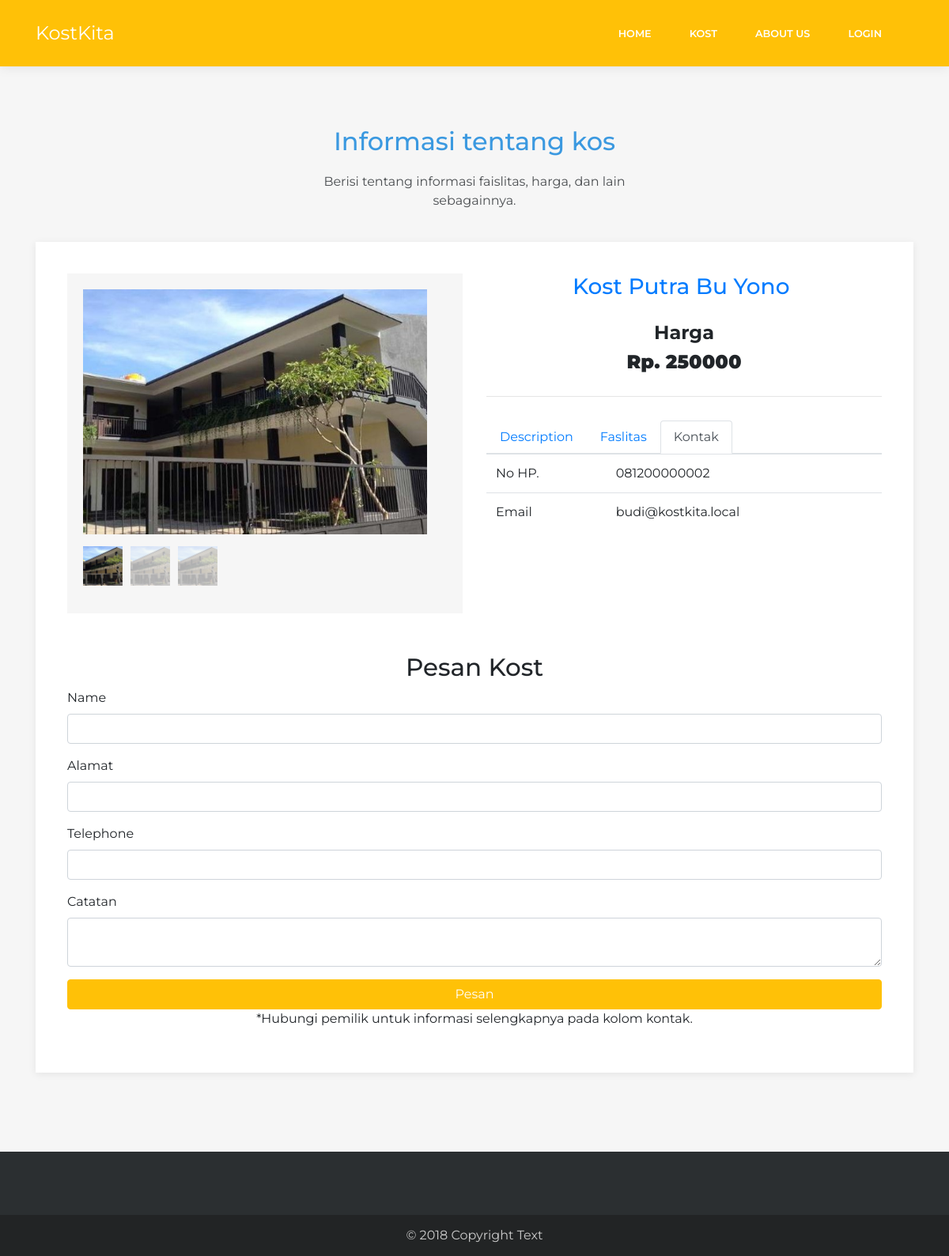
The app's page /kost/index.php?id_kost=1 with its own data.
### tables this page shows
CREATE TABLE `kost` (
  `id_kost`    INT NOT NULL AUTO_INCREMENT,
  `pemilik`    VARCHAR(50)  NOT NULL,
  `namakost`   VARCHAR(100) NOT NULL,
  `harga`      VARCHAR(30)  NOT NULL,
  `gambar`     VARCHAR(255) NOT NULL,
  `jenis_kost` VARCHAR(2)   NOT NULL,
  `alamat`     TEXT NOT NULL,
  `detail`     TEXT NOT NULL,
  `kulkas`     VARCHAR(100) NOT NULL DEFAULT '',
  `tv`         VARCHAR(100) NOT NULL DEFAULT '',
  `almari`     VARCHAR(100) NOT NULL DEFAULT '',
  `kasur`      VARCHAR(100) NOT NULL DEFAULT '',
  `kamarmandi` VARCHAR(100) NOT NULL DEFAULT '',
  `parkir`     VARCHAR(100) NOT NULL DEFAULT '',
  `cctv`       VARCHAR(100) NOT NULL DEFAULT '',
  `wifi`       VARCHAR(100) NOT NULL DEFAULT '',
  PRIMARY KEY (`id_kost`),
  KEY `idx_pemilik` (`pemilik`)
);

CREATE TABLE `userkost` (
  `id_user`       INT NOT NULL AUTO_INCREMENT,
  `nama`          VARCHAR(100) NOT NULL,
  `id_jk`         INT NOT NULL,
  `telp`          VARCHAR(20)  NOT NULL,
  `email`         VARCHAR(100) NOT NULL,
  `username`      VARCHAR(50)  NOT NULL,
  `password_user` VARCHAR(100) NOT NULL,
  PRIMARY KEY (`id_user`),
  UNIQUE KEY `uq_username` (`username`)
);

### kost/index.php (the view, shortened to what this page needs)
<!DOCTYPE html>
<html>
<?php
    @$login = $_GET['login'];
    $id_kos = $_GET['id_kost']
?>
<?php
    include "../koneksi.php";
    $query="select * from kost where id_kost = $id_kos";
    $sql=mysqli_query($koneksi, $query);
    @$data = mysqli_fetch_array($sql);
    $query2="select * from userkost u, kost k where u.username = k.pemilik and k.id_kost = $id_kos";
    $sql2=mysqli_query($koneksi, $query2);
    @$data2 = mysqli_fetch_array($sql2);
?>
<head>
    <link rel="stylesheet" href="../assets/bootstrap/css/bootstrap.min.css">
    <link rel="stylesheet" href="../assets/fonts/simple-line-icons.min.css">
    <link rel="stylesheet" href="https://cdnjs.cloudflare.com/ajax/libs/baguettebox.js/1.10.0/baguetteBox.min.css">
    <link rel="stylesheet" href="../assets/css/smoothproducts.css">
</head>
<body>
    <nav class="navbar navbar-dark navbar-expand-lg fixed-top bg-warning clean-navbar">
    <?php
        if ($login == 'true') {
            echo '<div class="container"><a class="navbar-brand text-white logo" href="../index.php?login=true&id='.$user.'">KostKita<br></a>';}
        else {
            echo '<div class="container"><a class="navbar-brand text-white logo" href="../index.php">KostKita<br></a>';}
        ?>
            <div class="collapse navbar-collapse"
                id="navcol-1">
                <ul class="nav navbar-nav ml-auto">
                <?php
                    if ($login == 'true') {
                        echo '<li class="nav-item" role="presentation"><a class="nav-link text-white active" href="../index.php?login=true&id='.$user.'">Home</a></li>';
                        echo '<li class="nav-item" role="presentation"><a class="nav-link text-white " href="../catalog/index.php?login=true&id='.$user.'">Kost</a></li>';
                        echo '<li class="nav-item" role="presentation"><a class="nav-link text-white" href="../about/index.php?login=true&id='.$user.'">About Us</a></li>';
                        echo '<li class="nav-item" role="presentation"><a class="nav-link text-white" href="index.php?login=false&id_kost='.$data['id_kost'].'">Logout</a></li>';
                    }
                        else {
                        echo '<li class="nav-item" role="presentation"><a class="nav-link text-white active" href="../index.php">Home</a></li>';
                        echo '<li class="nav-item" role="presentation"><a class="nav-link text-white " href="../catalog/index.php">Kost</a></li>';
                        echo '<li class="nav-item" role="presentation"><a class="nav-link text-white" href="../about/index.php">About Us</a></li>';
                        echo '<li class="nav-item" role="presentation"><a class="nav-link text-white" href="../login/index.php">Login</a></li>';
                    }
                    ?>
                </ul>
            </div>
        </div>
    </nav>
    <main class="page product-page">
        <section class="clean-block clean-product dark">
            <div class="container">
                <div class="block-heading">
                    <h2 class="text-info">Informasi tentang kos</h2>
                    <p>Berisi tentang informasi faislitas, harga, dan lain sebagainnya.</p>
                </div>
                <div class="block-content">
                    <div class="product-info">
                        <div class="row">
                            <div class="col-md-6">
                                <div class="gallery">
                                    <div class="sp-wrap"></div>
                                </div>
                            </div>
                            <div class="col-md-6">
                                <div class="info">
                                    <h3 class="text-center"><a href="https://bootstrapstudio.io/releases/app/4.3.7/#"><?php echo $data["namakost"] ?>&nbsp;</a><br></h3>
                                    <div class="text-center price">
                                        <h3>Harga</h3>
                                        <h3><strong>Rp. <?php echo $data["harga"] ?></strong><br></h3>
                                    </div>
                                    <div class="summary"></div>
                                </div>
                                <div class="product-info" style="height: 74px;">
                                    <div>
                                        <ul class="nav nav-tabs" id="myTab">
                                            <li class="nav-item"><a class="nav-link" role="tab" data-toggle="tab" href="#description" id="description-tab">Description</a></li>
                                            <li class="nav-item"><a class="nav-link" role="tab" data-toggle="tab" href="#specifications" id="specifications-tabs">Faslitas</a></li>
                                            <li class="nav-item"><a class="nav-link active" role="tab" data-toggle="tab" href="#reviews" id="reviews-tab">Kontak</a></li>
                                        </ul>
                                        <div class="tab-content" id="myTabContent">
                                            <div class="tab-pane active fade show" role="tabpanel" id="reviews">
                                                <div class="table-responsive">
                                                    <table class="table">
                                                        <tbody>
                                                            <tr>
                                                                <td class="stat">No HP.</td>
                                                                <td><?php echo $data2["telp"] ?></td>
                                                            </tr>
                                                            <tr>
                                                                <td class="stat">Email</td>
                                                                <td><?php echo $data2["email"] ?></td>
                                                            </tr>
                                                        </tbody>
                                                    </table>
                                                </div>
                                            </div>
                                        </div>
                                    </div>
                                </div>
                            </div>
                        </div>
                    </div>
                    <h1 class="text-center" style="font-size: 31px;">Pesan Kost</h1>
                    <?php
                    if ($login == 'true') {
                        echo '<form  method="post" action="insert_pemesan_kost.php?id_kos='.$id_kos.'&login='.$login.'&id='.$user.'">';
                    }
                    else {
                        echo '<form  method="post" action="insert_pemesan_kost.php?id_kos='.$id_kos.'">';
                    }
                    ?>
                        <div class="form-group">
                            <label for="name">Name</label>
                            <input class="form-control item" type="text" id="name" name="nama">
                        </div>
                        <div class="form-group">
                            <label for="alamat">Alamat</label>
                            <input class="form-control item" type="text" id="alamat" name="alamat">
                        </div>
                        <div class="form-group">
                            <label for="telephone">Telephone</label>
                            <input class="form-control item" type="text" id="telephone" name="telephon">
                        </div>
                        <div class="form-group">
                            <label for="catatan">Catatan</label>
                            <textarea class="form-control item" name="catatan" id="catatan" style="height:100%"></textarea>
                        </div>
                        <input class="btn btn-warning btn-block text-white" type="submit" value="Pesan">
                    </form>
                    <p class="text-center">*Hubungi pemilik untuk informasi selengkapnya pada kolom kontak.</p>
                </div>
            </div>
        </section>
    </main>
    <footer class="page-footer dark">
        <div class="footer-copyright">
            <p>© 2018 Copyright Text</p>
        </div>
    </footer>
</body>
</html>

### assets/css/smoothproducts.css (style rules this page uses)
html, body { height: 100%; width: 100%; }
.sp-wrap { display: none; line-height: 0; font-size: 0; background: #eee; border: 5px solid #eee; border-radius: 3px; position: relative; margin: 0 25px 15px 0; float: left; max-width: 300px; }

### records on screen
kost: namakost "Kost Putra Bu Yono", harga "250000"
userkost: telp "081200000002", email "budi@kostkita.local"
